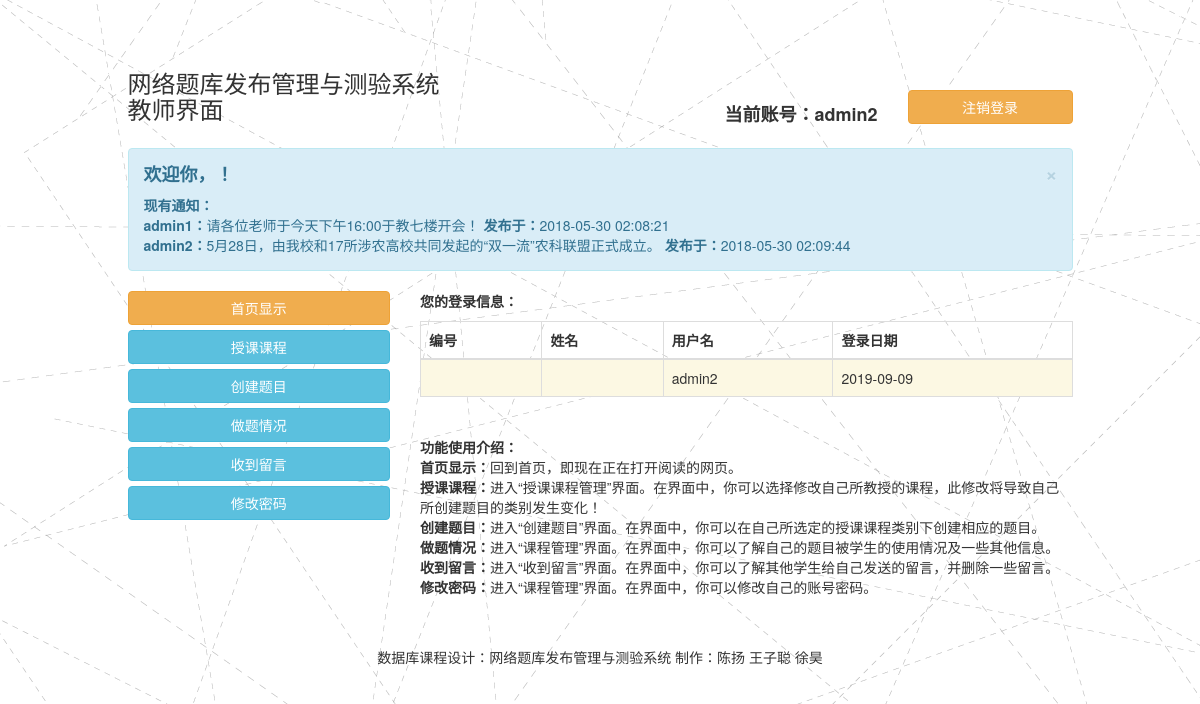
Screenshot of /系统源代码/QuestionManageSystem/teacherSystem/manage/index.php (signed in) with the database file from the repository.
### tables this page shows
CREATE TABLE IF NOT EXISTS `notice_teacher` (
  `admin_username` char(20) NOT NULL,
  `notice_contents` char(200) DEFAULT NULL,
  `notice_time` datetime DEFAULT NULL
);

### 系统源代码/QuestionManageSystem/teacherSystem/manage/index.php (the view, shortened to what this page needs)
<!DOCTYPE html>
<html>
<head>
   <link rel="stylesheet" href="../../css/bootstrap.min.css">
</head>
<body background="..\login\images\back.gif">
<?php
	if (isset ( $_SESSION ["code"] )) {
		$con=mysqli_connect("localhost","root","root","stu_test");
		mysqli_query($con,"set names 'utf8'");
?>
<div class="container">
	<div class="row clearfix">
	<div class="col-md-12 column">
			<p>
				<br><br>
			</p>
		</div>
	</div>
	<div class="row clearfix">
		<div class="col-md-1 column">
		</div>
		<div class="col-md-4 column">
			<h3>
				网络题库发布管理与测验系统<br>教师界面
			</h3>
		</div>
		<div class="col-md-2 column">
		</div>
		<div class="col-md-2 column">
			<p class="text-right" style="font-size:18px">
			<br><br><strong>当前账号：<?php echo "${_SESSION["username"]}"; ?></strong>
			</p>
		</div>
		<div class="col-md-2 column">
			<br><br><button type="button" class="btn btn-default btn-block btn-warning" onclick="window.location.href='exit.php'">注销登录</button>
		</div>
		<div class="col-md-1 column">
		</div>
	</div>
	<div class="row clearfix">
	<div class="col-md-12 column">
		</div>
	</div>
	<div class="row clearfix">
		<div class="col-md-1 column">
		</div>
		<div class="col-md-10 column">
			<div class="alert alert-dismissable alert-info">
				<button type="button" class="close" data-dismiss="alert" aria-hidden="true">×</button>
				<?php
					$result=mysqli_query($con,"select * from teacher_info where teacher_username='${_SESSION["username"]}'");
					$bookinfo=mysqli_fetch_array($result);
					$teacher_name=$bookinfo["teacher_name"];
					$username=$_SESSION["username"];
				?>
				<h4>
				<strong>欢迎你，<?php echo "$teacher_name"?>！</strong></h4>
				<?php
					$notice_check=mysqli_query($con,"select * from notice_teacher");
					$notice=mysqli_fetch_array($notice_check);
					if(!$notice){
						echo '<strong>目前暂无管理员发布的通知。</strong><br>'.'在开始使用本系统前，请详细阅读界面首页的操作使用提示！';
					}else{
						echo '<strong>'.'现有通知：'.'</strong>'.'<br>';
						$notice_check=mysqli_query($con,"select * from notice_teacher");
						while($row_notice=mysqli_fetch_assoc($notice_check)){
							echo '<strong>'.$row_notice['admin_username'].'：</strong>'.$row_notice['notice_contents'].'          '.'<strong>发布于：</strong>'.$row_notice['notice_time'].'<br>';
						}
					}
				?>
			</div>
		</div>
		<div class="col-md-1 column">
		</div>
	</div>
	<div class="row clearfix">
		<div class="col-md-1 column">
		</div>
		<div class="col-md-3 column">
			 <button type="button" class="btn btn-default btn-block btn-warning" onclick="window.location.href='index.php'">首页显示</button>
			 <button type="button" class="btn btn-default btn-block btn-info" onclick="window.location.href='course_choose.php'">授课课程</button>
			 <button type="button" class="btn btn-default btn-block btn-info" onclick="window.location.href='create_question.php'">创建题目</button>
			 <button type="button" class="btn btn-default btn-block btn-info" onclick="window.location.href='question_condition.php'">做题情况</button>
			 <button type="button" class="btn btn-default btn-block btn-info" onclick="window.location.href='message.php'">收到留言</button>
			 <button type="button" class="btn btn-default btn-block btn-info" onclick="window.location.href='edit_password.php'">修改密码</button>
		</div>
		<div class="col-md-7 column">
			<p>
				 <strong>您的登录信息：</strong>
			</p>
			<table class="table table-bordered table-hover">
				<thead>
					<tr>
						<th>
							编号
						</th>
						<th>
							姓名
						</th>
						<th>
							用户名
						</th>
						<th>
							登录日期
						</th>
					</tr>
				</thead>
				<tbody>
					<tr class="warning">
						<td>
						</td>
						<td>
						</td>
						<td>
							<?php echo "$username" ?>
						</td>
						<td>
							<?php echo date("Y-m-d");?>
						</td>
					</tr>
				</tbody>
			</table>
			<dl>
				<dt>
					<br>功能使用介绍：
				</dt>
				<dd>
					<strong>首页显示：</strong>回到首页，即现在正在打开阅读的网页。
				</dd>
				<dd>
					<strong>授课课程：</strong>进入“授课课程管理”界面。在界面中，你可以选择修改自己所教授的课程，此修改将导致自己所创建题目的类别发生变化！
				</dd>
				<dd>
					<strong>创建题目：</strong>进入“创建题目”界面。在界面中，你可以在自己所选定的授课课程类别下创建相应的题目。
				</dd>
				<dd>
					<strong>做题情况：</strong>进入“课程管理”界面。在界面中，你可以了解自己的题目被学生的使用情况及一些其他信息。
				</dd>
				<dd>
					<strong>收到留言：</strong>进入“收到留言”界面。在界面中，你可以了解其他学生给自己发送的留言，并删除一些留言。
				</dd>
				<dd>
					<strong>修改密码：</strong>进入“课程管理”界面。在界面中，你可以修改自己的账号密码。
				</dd>
			</dl>
		</div>
		<div class="col-md-1 column">
		</div>
	</div>
	<div class="row clearfix">
		<div class="col-md-1 column">
		</div>
		<div class="col-md-10 column">
			<p>
				 <br>
			</p>
			<p class="text-center">
				 数据库课程设计：网络题库发布管理与测验系统    制作：陈扬    王子聪    徐昊
			</p>
		</div>
		<div class="col-md-1 column">
		</div>
	</div>
</div>
<?php
}
?>
</body>

### rows the page displays
notice_teacher: admin_username "admin1", notice_contents "请各位老师于今天下午16:00于教七楼开会！", notice_time "2018-05-30 02:08:21"
notice_teacher: admin_username "admin2", notice_contents "5月28日，由我校和17所涉农高校共同发起的“双一流”农科联盟正式成立。", notice_time "2018-05-30 02:09:44"

### other values shown
_SESSION["username"] "admin2"
$username "admin2"
